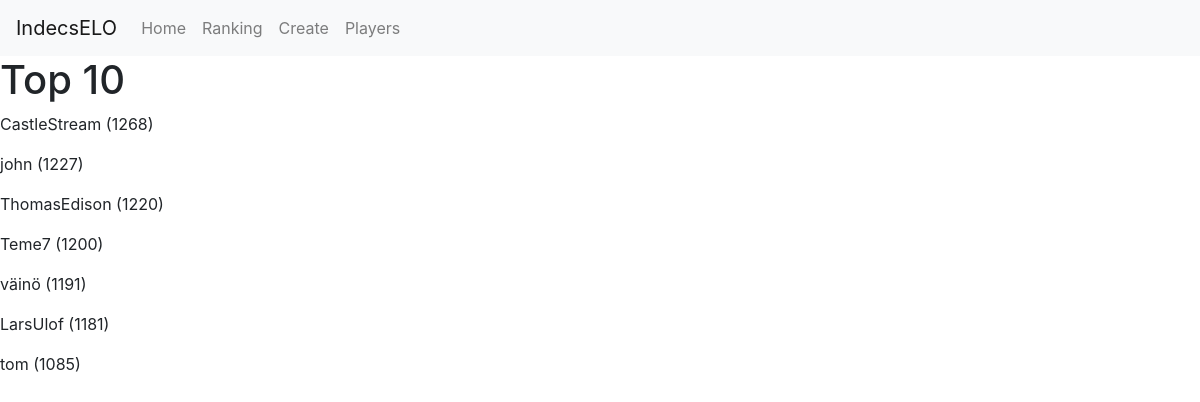
/ranking/, run on an earlier commit of the app's database.
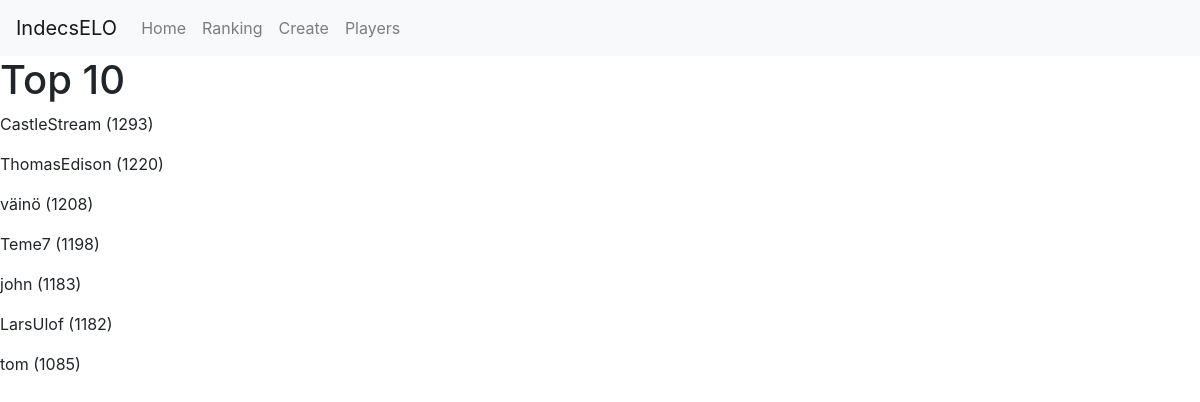
And on a later commit of the database.
### chessapp/models.py (models this page shows, shortened)
class Profile(models.Model):
    user = models.OneToOneField(User, on_delete=models.CASCADE)
    realname = models.CharField(max_length=20, blank=True)
    currentELO = models.IntegerField(default=1200)
    highestELO = models.IntegerField(default=1200)
    lowestELO = models.IntegerField(default=1200)

### chessapp/views.py (the view)
# urls.py: path('ranking/', views.ranking, name="ranking"),
def ranking(request):
    profiles = Profile.objects.all().order_by('-currentELO')[:10]
    return render(request, 'chessapp/ranking.html', {'profiles':profiles})

### chessapp/templates/chessapp/ranking.html
{% extends 'chessapp/base.html' %}
{% block content %}
<h1>Top 10</h1>
{% for profile in profiles %}
<p> {{ profile.user.username }} ({{ profile.currentELO }})</p>
{% endfor %}
{% endblock %}

### chessapp/templates/chessapp/base.html (shortened to what this page needs)
<!doctype html>
<html lang="en">
  <head>
    <link rel="stylesheet" href="https://cdn.jsdelivr.net/npm/bootstrap@4.5.3/dist/css/bootstrap.min.css">
  </head>
  <body>
    <nav class="navbar navbar-expand-lg navbar-light bg-light">
      <a class="navbar-brand" href="{% url 'home' %}">IndecsELO</a>
      <div class="collapse navbar-collapse" id="navbarSupportedContent">
        <ul class="navbar-nav mr-auto">
          <li class="nav-item">
            <a class="nav-link" href="{% url 'home' %}">Home <span class="sr-only">(current)</span></a>
          </li>
          <li class="nav-item">
            <a class="nav-link" href="{% url 'ranking' %}">Ranking <span class="sr-only">(current)</span></a>
          </li>
          <li class="nav-item">
            <a class="nav-link" href="{% url 'createuser' %}">Create <span class="sr-only">(current)</span></a>
          </li>
          <li class="nav-item">
            <a class="nav-link" href="{% url 'playersearch' %}">Players <span class="sr-only">(current)</span></a>
          </li>
        </ul>
      </div>
    </nav>
    {% block content %}{% endblock %}
  </body>
</html>

What changed in the data, as far as the page shows it:
changed Profile "CastleStream": currentELO "1268" → "1293"
shown differently, row unchanged: Profile "ThomasEdison": moves up the list
changed Profile "väinö": currentELO "1191" → "1208"; moves up the list
changed Profile "Teme7": currentELO "1200" → "1198"; moves down the list
changed Profile "john": currentELO "1227" → "1183"
changed Profile "LarsUlof": currentELO "1181" → "1182"
